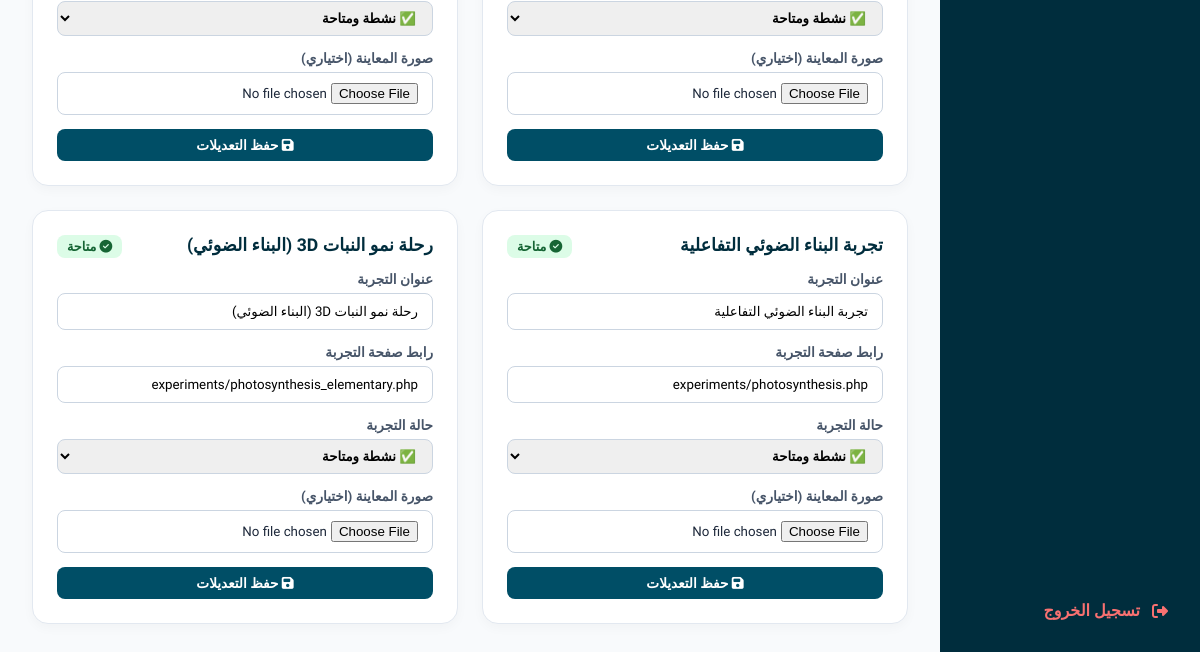
Before: /admin/experiments.php (signed in, lower part) with the older database file.
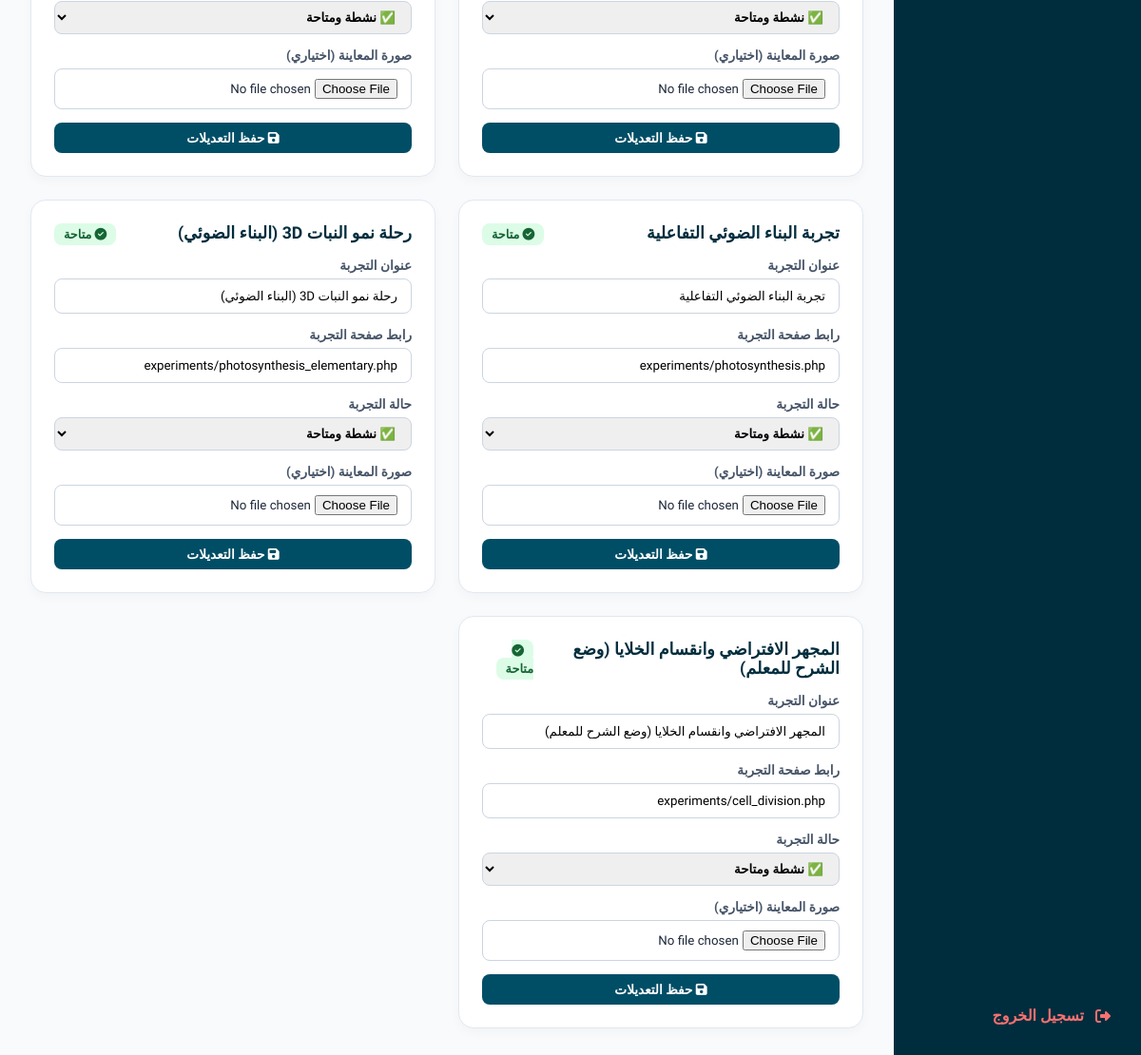
After: the same page with the newer database file.
### tables this page shows
CREATE TABLE IF NOT EXISTS `experiments` (
  `id` int(11) NOT NULL AUTO_INCREMENT,
  `code_name` varchar(50) NOT NULL,
  `title` varchar(100) NOT NULL,
  `page_url` varchar(100) NOT NULL,
  `image_url` varchar(255) DEFAULT NULL,
  `is_active` tinyint(4) DEFAULT 1 COMMENT '1=نشطة, 0=معطلة, 2=قيد التنفيذ/قريباً',
  `created_at` timestamp NOT NULL DEFAULT current_timestamp(),
  PRIMARY KEY (`id`),
  UNIQUE KEY `code_name` (`code_name`)
);

### functions.php (called while the page is built, shortened)
<?php
require_once __DIR__ . '/config.php';
function getAllExperiments($active_only = false) {
    global $conn;
    $query = "SELECT * FROM experiments";
    $query .= " ORDER BY id ASC";
    $result = mysqli_query($conn, $query);
    return $result ? $result->fetch_all(MYSQLI_ASSOC) : [];
}

### admin/experiments.php (the view, shortened to what this page needs)
<?php
$experiments = getAllExperiments();
?>
<!DOCTYPE html>
<html lang="ar" dir="rtl">
<head>
    <link rel="stylesheet" href="https://cdnjs.cloudflare.com/ajax/libs/font-awesome/6.4.0/css/all.min.css">
</head>
<body>
    <div class="sidebar">
        <a href="auth.php?logout=1" class="nav-item" style="margin-top: auto; color: #f87171;"><i class="fas fa-sign-out-alt"></i> تسجيل الخروج</a>
    </div>
    <div class="main-content">
        <div class="grid">
            <?php foreach ($experiments as $exp): ?>
                <div class="card">
                    <div class="card-header">
                        <div class="card-title"><?=htmlspecialchars($exp['title'])?></div>
                        <div>
                            <?php if ($exp['is_active'] == 1): ?>
                                <span style="background:#dcfce7; color:#166534; padding:4px 10px; border-radius:8px; font-weight:700; font-size:0.8rem;"><i class="fas fa-check-circle"></i> متاحة</span>
                            <?php elseif ($exp['is_active'] == 2): ?>
                                <span style="background:#fef3c7; color:#92400e; padding:4px 10px; border-radius:8px; font-weight:700; font-size:0.8rem;"><i class="fas fa-hourglass-half"></i> قيد التنفيذ</span>
                            <?php else: ?>
                                <span style="background:#f1f5f9; color:#64748b; padding:4px 10px; border-radius:8px; font-weight:700; font-size:0.8rem;"><i class="fas fa-ban"></i> معطلة</span>
                            <?php endif; ?>
                        </div>
                    </div>
                    <form method="POST" enctype="multipart/form-data">
                        <div class="form-group">
                            <label>عنوان التجربة</label>
                            <input type="text" name="title" value="<?=htmlspecialchars($exp['title'])?>" required>
                        </div>
                        <div class="form-group">
                            <label>رابط صفحة التجربة</label>
                            <input type="text" name="page_url" value="<?=htmlspecialchars($exp['page_url'])?>">
                        </div>
                        <div class="form-group">
                            <label>حالة التجربة</label>
                            <select name="is_active" style="width: 100%; padding: 8px 12px; border: 1px solid #cbd5e1; border-radius: 8px; outline: none; font-family: 'Cairo'; font-weight: 700;">
                                <option value="1" <?=$exp['is_active'] == 1 ? 'selected' : ''?>>✅ نشطة ومتاحة</option>
                            </select>
                        </div>
                        <div class="form-group">
                            <label>صورة المعاينة (اختياري)</label>
                            <input type="file" name="exp_image" accept="image/*">
                        </div>
                        <button type="submit" name="update_exp" class="btn" style="width:100%;"><i class="fas fa-save"></i> حفظ التعديلات</button>
                    </form>
                </div>
            <?php endforeach; ?>
        </div>
    </div>
</body>
</html>

Changed rows visible on the page:
added experiments: title "المجهر الافتراضي وانقسام الخلايا (وضع الشرح للمعلم)", shows "متاحة", page_url "experiments/cell_division.php", is_active "✅ نشطة ومتاحة"
